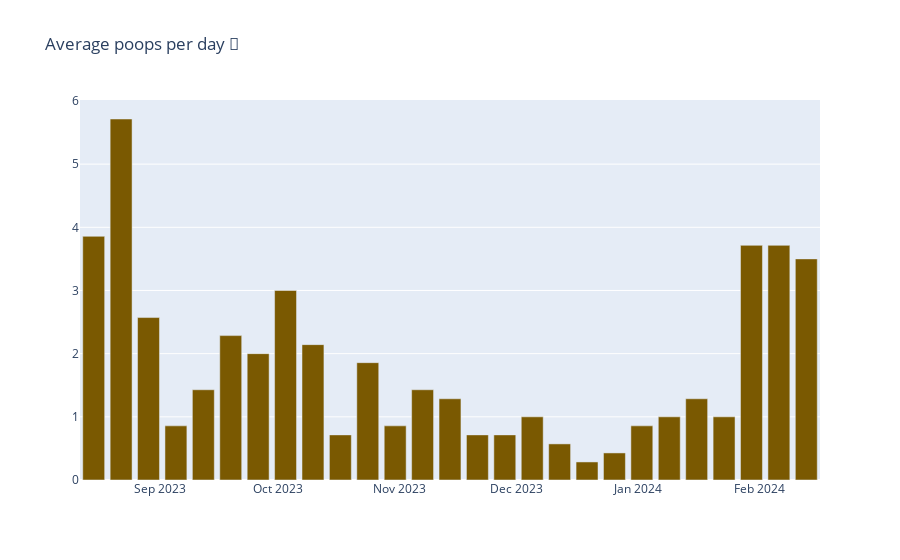

Write notebook code for a chart like this one.
### Markdown cell above
Plot the data on a bar chart:

### Code cell
x = df_poops_per_week_avg['time']
y = df_poops_per_week_avg['solid']

fig = go.Figure()
fig.add_trace(go.Bar(
                    y=y,
                    x=x,
              marker_color='#7A5901'
))
fig.update_layout(bargap=0.2, title_text='Average poops per day 💩')
fig.show()

### Figure 1 — Plotly figure (JSON) as saved in the notebook; plotly's stock layout.template omitted (floating-point values rounded to 4 significant figures)
{"data": [{"marker": {"color": "#7A5901"}, "type": "bar", "x": ["2023-08-15T00:00:00", "2023-08-22T00:00:00", "2023-08-29T00:00:00", "2023-09-05T00:00:00", "2023-09-12T00:00:00", "2023-09-19T00:00:00", "2023-09-26T00:00:00", "2023-10-03T00:00:00", "2023-10-10T00:00:00", "2023-10-17T00:00:00", "2023-10-24T00:00:00", "2023-10-31T00:00:00", "2023-11-07T00:00:00", "2023-11-14T00:00:00", "2023-11-21T00:00:00", "2023-11-28T00:00:00", "2023-12-05T00:00:00", "2023-12-12T00:00:00", "2023-12-19T00:00:00", "2023-12-26T00:00:00", "2024-01-02T00:00:00", "2024-01-09T00:00:00", "2024-01-16T00:00:00", "2024-01-23T00:00:00", "2024-01-30T00:00:00", "2024-02-06T00:00:00", "2024-02-13T00:00:00"], "y": [3.857, 5.714, 2.571, 0.8571, 1.429, 2.286, 2, 3, 2.143, 0.7143, 1.857, 0.8571, 1.429, 1.286, 0.7143, 0.7143, 1, 0.5714, 0.2857, 0.4286, 0.8571, 1, 1.286, 1, 3.714, 3.714, 3.5]}], "layout": {"bargap": 0.2, "title": {"text": "Average poops per day 💩"}}}
